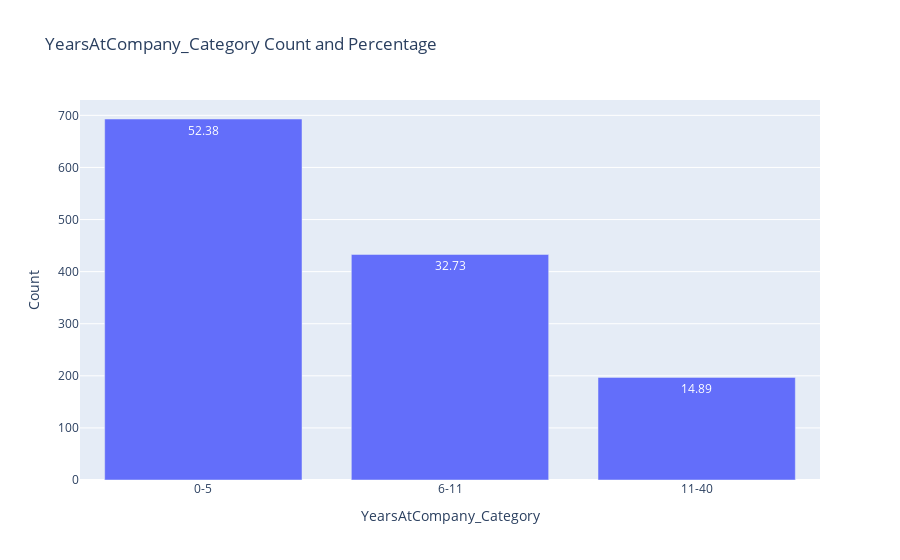

The notebook cell this image was saved under:
### Code cell
# Display descriptive statistics of 'YearsAtCompany' column
print("Descriptive statistics of 'YearsAtCompany' column:")
print(data['YearsAtCompany'].describe())

# Categorize 'YearsAtCompany' into '0-5', '6-11', '11-max' categories
data['YearsAtCompany_Category'] = pd.cut(data['YearsAtCompany'], bins=[-1, 5, 11, data['YearsAtCompany'].max()], labels=['0-5', '6-11', f'11-{data["YearsAtCompany"].max()}'])

# Display data with 'YearsAtCompany' and 'YearsAtCompany_Category' columns
print("\nData with 'YearsAtCompany' and 'YearsAtCompany_Category' columns:")
print(data[['YearsAtCompany', 'YearsAtCompany_Category']].head(10))

# Display count and percentage of each category in 'YearsAtCompany_Category' column
cat_summary_plotly(data, 'YearsAtCompany_Category')

### Figure 1 — Plotly figure (JSON) as saved in the notebook; plotly's stock layout.template omitted (floating-point values rounded to 4 significant figures)
{"data": [{"alignmentgroup": "True", "hovertemplate": "YearsAtCompany_Category=%{x}<br>Count=%{y}<br>Percentage=%{text}<extra></extra>", "legendgroup": "", "marker": {"color": "#636efa", "pattern": {"shape": ""}}, "name": "", "offsetgroup": "", "orientation": "v", "showlegend": false, "text": [52.38, 32.73, 14.89], "textposition": "auto", "type": "bar", "x": ["0-5", "6-11", "11-40"], "xaxis": "x", "y": [693, 433, 197], "yaxis": "y"}], "layout": {"barmode": "relative", "legend": {"tracegroupgap": 0}, "title": {"text": "YearsAtCompany_Category Count and Percentage"}, "xaxis": {"anchor": "y", "domain": [0, 1], "title": {"text": "YearsAtCompany_Category"}}, "yaxis": {"anchor": "x", "domain": [0, 1], "title": {"text": "Count"}}}}
